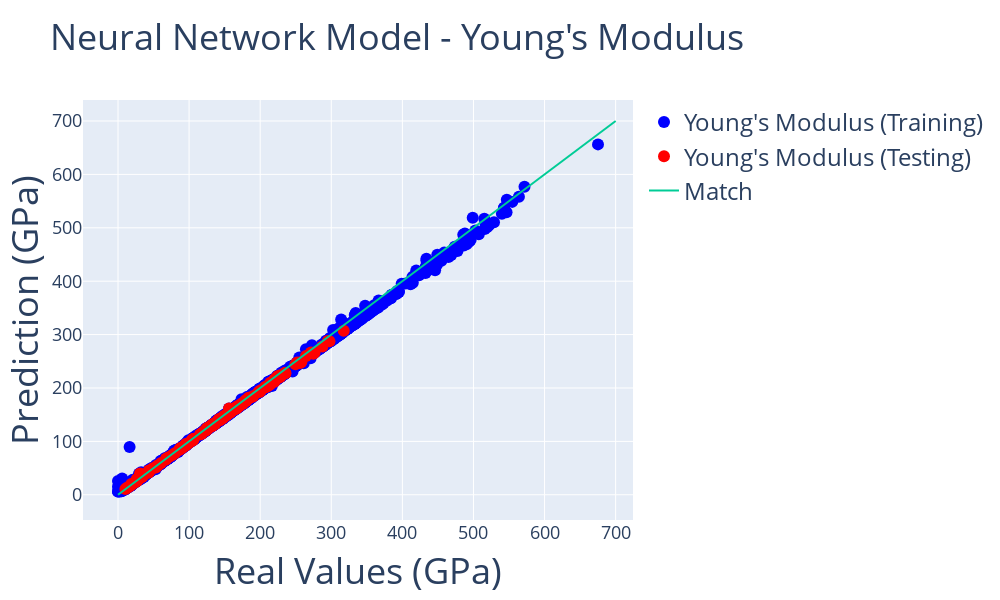

The notebook cell saved with this chart:
### Markdown cell above
### 4. Plotting

The easiest way to see if the model did a good job estimating the Young's Modulus for the Elements is through a plot comparing Real Values with their Predictions. We will use [Plotly](https://plot.ly/python/) to create a plot like that. We covered how to plot in Plotly in the first tutorial of this tool. For values in this plot, the line (x = y) indicates a perfect match and would be the desirable result for the points. As you analyze the plot, you can hover on the points to see the data we obtained in the cell above.

### Code cell
import plotly
import plotly.graph_objs as go
from plotly.offline import iplot

plotly.offline.init_notebook_mode(connected=True)

layout0= go.Layout(title=go.layout.Title(text="Neural Network Model - Young's Modulus", font=dict(size=36)), hovermode= 'closest', width = 1000, height=600, showlegend=True,  # Hovermode establishes the way the labels that appear when you hover are arranged # Establishing a square plot width=height
    xaxis= dict(title=go.layout.xaxis.Title(text='Real Values (GPa)', font=dict(size=36)), zeroline= False, gridwidth= 1, tickfont=dict(size=18)), # Axis Titles. Removing the X-axis Mark. Adding a Grid
    yaxis= dict(title=go.layout.yaxis.Title(text='Prediction (GPa)', font=dict(size=36)), zeroline= False, gridwidth= 1, tickfont=dict(size=18)), # Axis Titles. Removing the Y-axis Mark. Adding a Grid
    legend=dict(font=dict(size=24))) # Adding a legend

trace0 = go.Scatter(x = all_labels, y = predictions, mode = 'markers', marker= dict(size= 12, color= 'blue'), text= elements, name = 'Young\'s Modulus (Training)')
trace1 = go.Scatter(x = test_labels, y = test_predictions, mode = 'markers', marker= dict(size= 12, color= 'red'), text = labeled_elements, name = 'Young\'s Modulus (Testing)')
trace2 = go.Scatter(x = [0,700], y = [0,700], mode = 'lines', name = "Match") # This trace is the line X = Y which would indicate that the Prediction equals the real value

data = [trace0, trace1, trace2]
fig= go.Figure(data, layout=layout0)
iplot(fig)

### Figure 1 — Plotly figure (JSON) as saved in the notebook; plotly's stock layout.template omitted (floating-point values rounded to 4 significant figures; data arrays with more than 128 entries replaced by an {"elided": "..."} marker saying what was removed)
{"data": [{"marker": {"color": "blue", "size": 12}, "mode": "markers", "name": "Young's Modulus (Training)", "text": {"elided": "2136 str values"}, "type": "scatter", "x": {"elided": "2136 float values"}, "y": {"elided": "2136 float values"}}, {"marker": {"color": "red", "size": 12}, "mode": "markers", "name": "Young's Modulus (Testing)", "text": {"elided": "136 str values"}, "type": "scatter", "x": {"elided": "136 float values"}, "y": {"elided": "136 float values"}}, {"mode": "lines", "name": "Match", "type": "scatter", "x": [0, 700], "y": [0, 700]}], "layout": {"height": 600, "hovermode": "closest", "legend": {"font": {"size": 24}}, "showlegend": true, "title": {"font": {"size": 36}, "text": "Neural Network Model - Young's Modulus"}, "width": 1000, "xaxis": {"gridwidth": 1, "tickfont": {"size": 18}, "title": {"font": {"size": 36}, "text": "Real Values (GPa)"}, "zeroline": false}, "yaxis": {"gridwidth": 1, "tickfont": {"size": 18}, "title": {"font": {"size": 36}, "text": "Prediction (GPa)"}, "zeroline": false}}}
